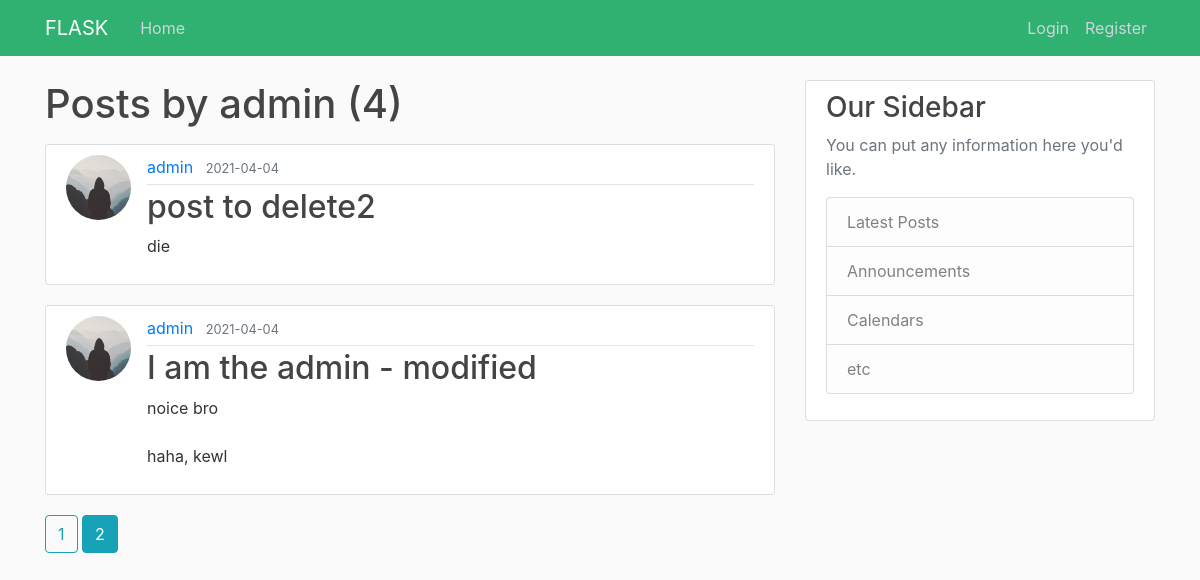
Screenshot of /user/admin?page=2 with the database file from the repository.
### web_app/models.py (models this page shows, shortened)
class User(db.Model, UserMixin):
    id = db.Column(db.Integer, primary_key=True)
    username = db.Column(db.String(20), unique=True, nullable=False)
    email = db.Column(db.String(40), unique=True, nullable=False)
    image_file = db.Column(db.String(20), nullable=False, default='default.jpg')
    password = db.Column(db.String(100), nullable=False)
    posts = db.relationship("Post", backref="author", lazy=True)

class Post(db.Model):
    id = db.Column(db.Integer, primary_key=True)
    title = db.Column(db.String(100), nullable=False)
    date_posted = db.Column(db.DateTime, nullable=False, default=datetime.utcnow)
    content = db.Column(db.Text, nullable=False)
    user_id = db.Column(db.Integer, db.ForeignKey("user.id"), nullable=False)

### web_app/routes.py (the view)
@app.route("/user/<string:username>") # dynamic url from a variable
def user_posts(username):
    page = request.args.get("page", 1, type=int) # get the first page when index loads
    user = User.query.filter_by(username=username).first_or_404() # query the User DB and get the first item
    posts = Post.query.filter_by(author=user).order_by(Post.date_posted.desc()).paginate(page=page, per_page=2) # DB QUERY, object creation and setting up pages, and ordering by latest post
    return render_template('user_posts.html', posts=posts, user=user)

### web_app/templates/user_posts.html (shortened to what this page needs)
{% extends "base.html" %}
{% block content %}
<h1 class="mb-3"> Posts by {{ user.username }} ({{ posts.total }}) </h1>
    {% for post in posts.items %}
        <article class="media content-section">
          <img class="rounded-circle article-img" src="{{ url_for('static', filename='profile_pics/' + post.author.image_file) }}">
          <div class="media-body">
            <div class="article-metadata">
              <a class="mr-2" href="{{url_for("user_posts", username=post.author.username)}}">{{ post.author.username }}</a>
              <small class="text-muted">{{ post.date_posted.strftime('%Y-%m-%d') }}</small>
            </div>
            <h2> <a class="article-title" href="{{ url_for('post', post_id=post.id) }}"> {{ post.title }} </a></h2>
            <p class="article-content">{{ post.content }}</p>
          </div>
</article>
{% endfor %}
{% for page_num in posts.iter_pages(left_edge=1, right_edge=1, left_current=1, right_current=2)  %}
  {% if page_num %}
    {% if posts.page == page_num%}
        <a class="btn btn-info media-body mb-4" href="{{ url_for("user_posts", username=user.username, page=page_num) }}"> {{ page_num}} </a>
    {% else %}
        <a class="btn btn-outline-info mb-4" href="{{ url_for("user_posts", username=user.username, page=page_num) }}"> {{ page_num}} </a>
    {% endif %}
  {% else %}
    ...
  {% endif %}
{% endfor %}
{% endblock %}

### web_app/static/main.css (style rules this page uses)
body { background: #fafafa; color: #333333; margin-top: 5rem; }
h1, h2, h3, h4, h5, h6 { color: #444444; }
.content-section { background: #ffffff; padding: 10px 20px; border: 1px solid #dddddd; border-radius: 3px; margin-bottom: 20px; }
.article-title { color: #444444; }
.article-content { white-space: pre-line; }
.article-img { height: 65px; width: 65px; margin-right: 16px; }
.article-metadata { padding-bottom: 5px; margin-bottom: 3px; border-bottom: 1px solid #e3e3e3 }

### rows the page displays
User: username "admin"
Post: image_file (placeholder picture), author.username "admin", date_posted "2021-04-04", title "post to delete2", content "die"
Post: image_file (placeholder picture), author.username "admin", date_posted "2021-04-04", title "I am the admin - modified", content "noice bro haha, kewl"

### other values shown
{{ posts.total }} "4"
{{ page_num }} "1"
{{ page_num }} "2"
